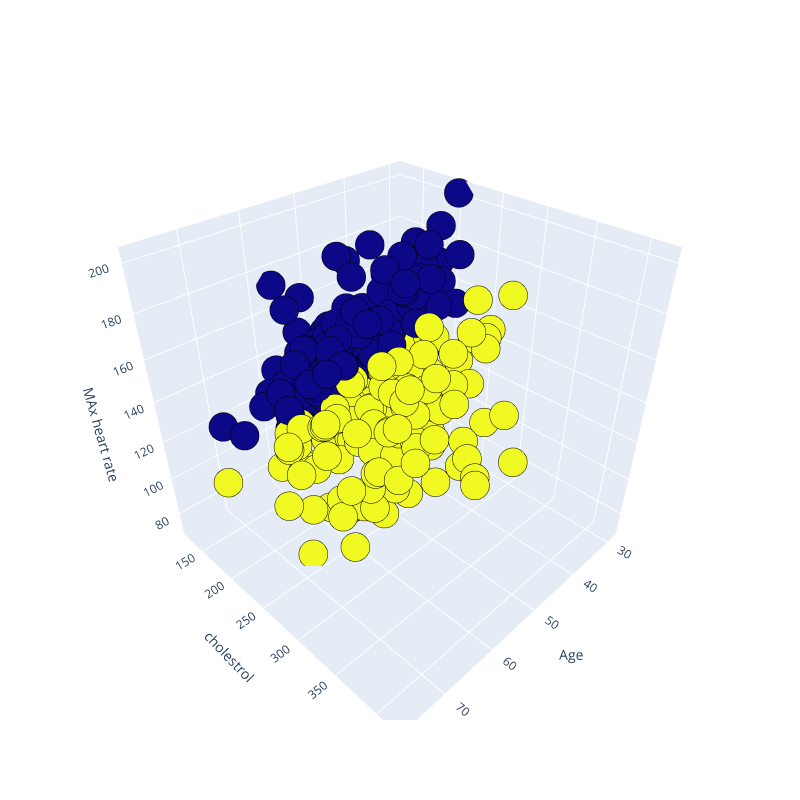

Source (notebook cell):
### Code cell
# 3d scatterplot using plotly
Scene = dict(xaxis = dict(title  = 'Age'),yaxis = dict(title  = 'cholestrol'),zaxis = dict(title  = 'MAx heart rate'))

# model.labels_ is nothing but the predicted clusters i.e y_clusters
labels = model3d2.labels_
trace = go.Scatter3d(x=df2.values[:, 0], y=df2.values[:, 1], z=df2.values[:, 2], mode='markers',marker=dict(color = labels, size= 10, line=dict(color= 'black',width = 10)))
layout = go.Layout(margin=dict(l=0,r=0),scene = Scene,height = 800,width = 800)
data = [trace]
fig = go.Figure(data = data, layout = layout)
fig.show()

### Figure 1 — Plotly figure (JSON) as saved in the notebook; plotly's stock layout.template omitted (floating-point values rounded to 4 significant figures; data arrays with more than 128 entries replaced by an {"elided": "..."} marker saying what was removed)
{"data": [{"marker": {"color": {"elided": "297 int values"}, "line": {"color": "black", "width": 10}, "size": 10}, "mode": "markers", "type": "scatter3d", "x": {"elided": "297 int values"}, "y": {"elided": "297 int values"}, "z": {"elided": "297 int values"}}], "layout": {"height": 800, "margin": {"l": 0, "r": 0}, "scene": {"xaxis": {"title": {"text": "Age"}}, "yaxis": {"title": {"text": "cholestrol"}}, "zaxis": {"title": {"text": "MAx heart rate"}}}, "width": 800}}
